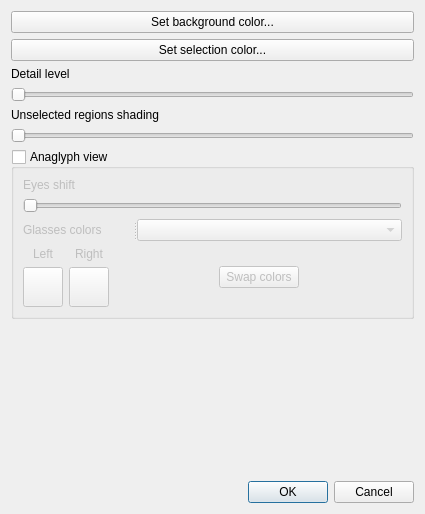
<?xml version="1.0" encoding="UTF-8"?>
<ui version="4.0">
 <class>SettingsDialog</class>
 <widget class="QDialog" name="SettingsDialog">
  <property name="geometry">
   <rect>
    <x>0</x>
    <y>0</y>
    <width>425</width>
    <height>514</height>
   </rect>
  </property>
  <property name="minimumSize">
   <size>
    <width>425</width>
    <height>514</height>
   </size>
  </property>
  <property name="windowTitle">
   <string>Settings</string>
  </property>
  <property name="Size" stdset="0">
   <string notr="true">10</string>
  </property>
  <layout class="QGridLayout" name="gridLayout_2">
   <item row="1" column="0" colspan="2">
    <widget class="QGroupBox" name="anaglyphViewGroupBox">
     <property name="minimumSize">
      <size>
       <width>0</width>
       <height>0</height>
      </size>
     </property>
     <property name="title">
      <string>Anaglyph view</string>
     </property>
     <property name="checkable">
      <bool>true</bool>
     </property>
     <property name="checked">
      <bool>false</bool>
     </property>
     <layout class="QGridLayout" name="gridLayout_4">
      <item row="0" column="0">
       <layout class="QVBoxLayout" name="verticalLayout_4">
        <item>
         <widget class="QLabel" name="label_2">
          <property name="text">
           <string>Eyes shift</string>
          </property>
         </widget>
        </item>
        <item>
         <widget class="QSlider" name="eyesShiftSlider">
          <property name="minimum">
           <number>0</number>
          </property>
          <property name="maximum">
           <number>199</number>
          </property>
          <property name="value">
           <number>0</number>
          </property>
          <property name="orientation">
           <enum>Qt::Horizontal</enum>
          </property>
         </widget>
        </item>
       </layout>
      </item>
      <item row="1" column="0">
       <widget class="QSplitter" name="splitter">
        <property name="orientation">
         <enum>Qt::Horizontal</enum>
        </property>
        <widget class="QLabel" name="glassesColorLabel">
         <property name="sizePolicy">
          <sizepolicy hsizetype="Fixed" vsizetype="Preferred">
           <horstretch>0</horstretch>
           <verstretch>0</verstretch>
          </sizepolicy>
         </property>
         <property name="minimumSize">
          <size>
           <width>110</width>
           <height>0</height>
          </size>
         </property>
         <property name="maximumSize">
          <size>
           <width>110</width>
           <height>16777215</height>
          </size>
         </property>
         <property name="text">
          <string>Glasses colors</string>
         </property>
        </widget>
        <widget class="QComboBox" name="glassesColorSchemeComboBox">
         <property name="sizePolicy">
          <sizepolicy hsizetype="Expanding" vsizetype="Fixed">
           <horstretch>0</horstretch>
           <verstretch>0</verstretch>
          </sizepolicy>
         </property>
         <property name="minimumSize">
          <size>
           <width>130</width>
           <height>0</height>
          </size>
         </property>
        </widget>
       </widget>
      </item>
      <item row="2" column="0">
       <layout class="QHBoxLayout" name="horizontalLayout_2">
        <item>
         <layout class="QGridLayout" name="gridLayout">
          <item row="0" column="0">
           <widget class="QLabel" name="leftEyeColorLabel">
            <property name="layoutDirection">
             <enum>Qt::LeftToRight</enum>
            </property>
            <property name="text">
             <string>Left</string>
            </property>
            <property name="alignment">
             <set>Qt::AlignCenter</set>
            </property>
           </widget>
          </item>
          <item row="0" column="1">
           <widget class="QLabel" name="rightEyeColorLabel">
            <property name="text">
             <string>Right</string>
            </property>
            <property name="alignment">
             <set>Qt::AlignCenter</set>
            </property>
           </widget>
          </item>
          <item row="1" column="0">
           <widget class="QPushButton" name="leftEyeColorChangeButton">
            <property name="sizePolicy">
             <sizepolicy hsizetype="Minimum" vsizetype="Preferred">
              <horstretch>0</horstretch>
              <verstretch>0</verstretch>
             </sizepolicy>
            </property>
            <property name="minimumSize">
             <size>
              <width>40</width>
              <height>40</height>
             </size>
            </property>
            <property name="text">
             <string/>
            </property>
            <property name="autoDefault">
             <bool>false</bool>
            </property>
            <property name="flat">
             <bool>false</bool>
            </property>
           </widget>
          </item>
          <item row="1" column="1">
           <widget class="QPushButton" name="rightEyeColorChangeButton">
            <property name="minimumSize">
             <size>
              <width>40</width>
              <height>40</height>
             </size>
            </property>
            <property name="text">
             <string/>
            </property>
            <property name="autoDefault">
             <bool>false</bool>
            </property>
            <property name="default">
             <bool>false</bool>
            </property>
            <property name="flat">
             <bool>false</bool>
            </property>
           </widget>
          </item>
         </layout>
        </item>
        <item>
         <layout class="QGridLayout" name="gridLayout_3">
          <item row="0" column="1">
           <spacer name="verticalSpacer_4">
            <property name="orientation">
             <enum>Qt::Vertical</enum>
            </property>
            <property name="sizeHint" stdset="0">
             <size>
              <width>72</width>
              <height>13</height>
             </size>
            </property>
           </spacer>
          </item>
          <item row="1" column="0">
           <spacer name="horizontalSpacer">
            <property name="orientation">
             <enum>Qt::Horizontal</enum>
            </property>
            <property name="sizeHint" stdset="0">
             <size>
              <width>40</width>
              <height>20</height>
             </size>
            </property>
           </spacer>
          </item>
          <item row="2" column="1">
           <spacer name="verticalSpacer_3">
            <property name="orientation">
             <enum>Qt::Vertical</enum>
            </property>
            <property name="sizeHint" stdset="0">
             <size>
              <width>72</width>
              <height>13</height>
             </size>
            </property>
           </spacer>
          </item>
          <item row="1" column="2">
           <spacer name="horizontalSpacer_3">
            <property name="orientation">
             <enum>Qt::Horizontal</enum>
            </property>
            <property name="sizeHint" stdset="0">
             <size>
              <width>40</width>
              <height>20</height>
             </size>
            </property>
           </spacer>
          </item>
          <item row="1" column="1">
           <widget class="QPushButton" name="swapColorsButton">
            <property name="sizePolicy">
             <sizepolicy hsizetype="Minimum" vsizetype="Maximum">
              <horstretch>0</horstretch>
              <verstretch>0</verstretch>
             </sizepolicy>
            </property>
            <property name="text">
             <string>Swap colors</string>
            </property>
            <property name="autoDefault">
             <bool>false</bool>
            </property>
           </widget>
          </item>
         </layout>
        </item>
       </layout>
      </item>
     </layout>
    </widget>
   </item>
   <item row="0" column="0" colspan="2">
    <layout class="QVBoxLayout" name="verticalLayout_3">
     <item>
      <widget class="QPushButton" name="setBackgroundColorButton">
       <property name="sizePolicy">
        <sizepolicy hsizetype="Expanding" vsizetype="Fixed">
         <horstretch>0</horstretch>
         <verstretch>0</verstretch>
        </sizepolicy>
       </property>
       <property name="text">
        <string>Set background color...</string>
       </property>
      </widget>
     </item>
     <item>
      <widget class="QPushButton" name="setSelectionColorButton">
       <property name="sizePolicy">
        <sizepolicy hsizetype="Expanding" vsizetype="Fixed">
         <horstretch>0</horstretch>
         <verstretch>0</verstretch>
        </sizepolicy>
       </property>
       <property name="text">
        <string>Set selection color...</string>
       </property>
      </widget>
     </item>
     <item>
      <layout class="QVBoxLayout" name="verticalLayout">
       <item>
        <widget class="QLabel" name="label">
         <property name="text">
          <string>Detail level</string>
         </property>
        </widget>
       </item>
       <item>
        <widget class="QSlider" name="renderDetailLevelSlider">
         <property name="minimum">
          <number>50</number>
         </property>
         <property name="maximum">
          <number>200</number>
         </property>
         <property name="orientation">
          <enum>Qt::Horizontal</enum>
         </property>
        </widget>
       </item>
      </layout>
     </item>
     <item>
      <layout class="QVBoxLayout" name="verticalLayout_2">
       <item>
        <widget class="QLabel" name="shadingLabel">
         <property name="text">
          <string>Unselected regions shading</string>
         </property>
        </widget>
       </item>
       <item>
        <widget class="QSlider" name="shadingSlider">
         <property name="orientation">
          <enum>Qt::Horizontal</enum>
         </property>
        </widget>
       </item>
      </layout>
     </item>
    </layout>
   </item>
   <item row="2" column="0" colspan="2">
    <spacer name="verticalSpacer">
     <property name="orientation">
      <enum>Qt::Vertical</enum>
     </property>
     <property name="sizeHint" stdset="0">
      <size>
       <width>20</width>
       <height>40</height>
      </size>
     </property>
    </spacer>
   </item>
   <item row="3" column="0" colspan="2">
    <widget class="QDialogButtonBox" name="buttonBox">
     <property name="standardButtons">
      <set>QDialogButtonBox::Cancel|QDialogButtonBox::Ok</set>
     </property>
    </widget>
   </item>
  </layout>
 </widget>
 <tabstops>
  <tabstop>setBackgroundColorButton</tabstop>
  <tabstop>setSelectionColorButton</tabstop>
  <tabstop>renderDetailLevelSlider</tabstop>
  <tabstop>shadingSlider</tabstop>
  <tabstop>anaglyphViewGroupBox</tabstop>
  <tabstop>eyesShiftSlider</tabstop>
  <tabstop>glassesColorSchemeComboBox</tabstop>
  <tabstop>leftEyeColorChangeButton</tabstop>
  <tabstop>rightEyeColorChangeButton</tabstop>
  <tabstop>swapColorsButton</tabstop>
 </tabstops>
 <resources/>
 <connections>
  <connection>
   <sender>setBackgroundColorButton</sender>
   <signal>clicked()</signal>
   <receiver>SettingsDialog</receiver>
   <slot>sl_setBackgroundColor()</slot>
   <hints>
    <hint type="sourcelabel">
     <x>155</x>
     <y>27</y>
    </hint>
    <hint type="destinationlabel">
     <x>137</x>
     <y>62</y>
    </hint>
   </hints>
  </connection>
  <connection>
   <sender>setSelectionColorButton</sender>
   <signal>clicked()</signal>
   <receiver>SettingsDialog</receiver>
   <slot>sl_setSelectionColor()</slot>
   <hints>
    <hint type="sourcelabel">
     <x>155</x>
     <y>52</y>
    </hint>
    <hint type="destinationlabel">
     <x>137</x>
     <y>62</y>
    </hint>
   </hints>
  </connection>
  <connection>
   <sender>renderDetailLevelSlider</sender>
   <signal>sliderMoved(int)</signal>
   <receiver>SettingsDialog</receiver>
   <slot>sl_setRenderDetailLevel()</slot>
   <hints>
    <hint type="sourcelabel">
     <x>173</x>
     <y>105</y>
    </hint>
    <hint type="destinationlabel">
     <x>137</x>
     <y>100</y>
    </hint>
   </hints>
  </connection>
  <connection>
   <sender>eyesShiftSlider</sender>
   <signal>sliderMoved(int)</signal>
   <receiver>SettingsDialog</receiver>
   <slot>sl_setEyesShift()</slot>
   <hints>
    <hint type="sourcelabel">
     <x>102</x>
     <y>229</y>
    </hint>
    <hint type="destinationlabel">
     <x>125</x>
     <y>179</y>
    </hint>
   </hints>
  </connection>
  <connection>
   <sender>anaglyphViewGroupBox</sender>
   <signal>clicked()</signal>
   <receiver>SettingsDialog</receiver>
   <slot>sl_setAnaglyph()</slot>
   <hints>
    <hint type="sourcelabel">
     <x>125</x>
     <y>256</y>
    </hint>
    <hint type="destinationlabel">
     <x>125</x>
     <y>179</y>
    </hint>
   </hints>
  </connection>
  <connection>
   <sender>glassesColorSchemeComboBox</sender>
   <signal>currentIndexChanged(int)</signal>
   <receiver>SettingsDialog</receiver>
   <slot>sl_setGlassesColorScheme()</slot>
   <hints>
    <hint type="sourcelabel">
     <x>209</x>
     <y>255</y>
    </hint>
    <hint type="destinationlabel">
     <x>134</x>
     <y>233</y>
    </hint>
   </hints>
  </connection>
  <connection>
   <sender>leftEyeColorChangeButton</sender>
   <signal>clicked()</signal>
   <receiver>SettingsDialog</receiver>
   <slot>sl_setLeftEyeColor()</slot>
   <hints>
    <hint type="sourcelabel">
     <x>59</x>
     <y>315</y>
    </hint>
    <hint type="destinationlabel">
     <x>134</x>
     <y>233</y>
    </hint>
   </hints>
  </connection>
  <connection>
   <sender>rightEyeColorChangeButton</sender>
   <signal>clicked()</signal>
   <receiver>SettingsDialog</receiver>
   <slot>sl_setRightEyeColor()</slot>
   <hints>
    <hint type="sourcelabel">
     <x>105</x>
     <y>315</y>
    </hint>
    <hint type="destinationlabel">
     <x>134</x>
     <y>233</y>
    </hint>
   </hints>
  </connection>
  <connection>
   <sender>swapColorsButton</sender>
   <signal>clicked()</signal>
   <receiver>SettingsDialog</receiver>
   <slot>sl_swapColors()</slot>
   <hints>
    <hint type="sourcelabel">
     <x>276</x>
     <y>297</y>
    </hint>
    <hint type="destinationlabel">
     <x>134</x>
     <y>233</y>
    </hint>
   </hints>
  </connection>
  <connection>
   <sender>buttonBox</sender>
   <signal>accepted()</signal>
   <receiver>SettingsDialog</receiver>
   <slot>accept()</slot>
   <hints>
    <hint type="sourcelabel">
     <x>212</x>
     <y>493</y>
    </hint>
    <hint type="destinationlabel">
     <x>212</x>
     <y>256</y>
    </hint>
   </hints>
  </connection>
  <connection>
   <sender>buttonBox</sender>
   <signal>rejected()</signal>
   <receiver>SettingsDialog</receiver>
   <slot>reject()</slot>
   <hints>
    <hint type="sourcelabel">
     <x>212</x>
     <y>493</y>
    </hint>
    <hint type="destinationlabel">
     <x>212</x>
     <y>256</y>
    </hint>
   </hints>
  </connection>
 </connections>
 <slots>
  <slot>sl_setBackgroundColor()</slot>
  <slot>sl_setSelectionColor()</slot>
  <slot>sl_setAtomSize()</slot>
  <slot>sl_setRenderDetailLevel()</slot>
  <slot>sl_setAnaglyph()</slot>
  <slot>sl_setGlassesColorScheme()</slot>
  <slot>sl_setLeftEyeColor()</slot>
  <slot>sl_setRightEyeColor()</slot>
  <slot>sl_swapColors()</slot>
  <slot>sl_setEyesShift()</slot>
 </slots>
</ui>
